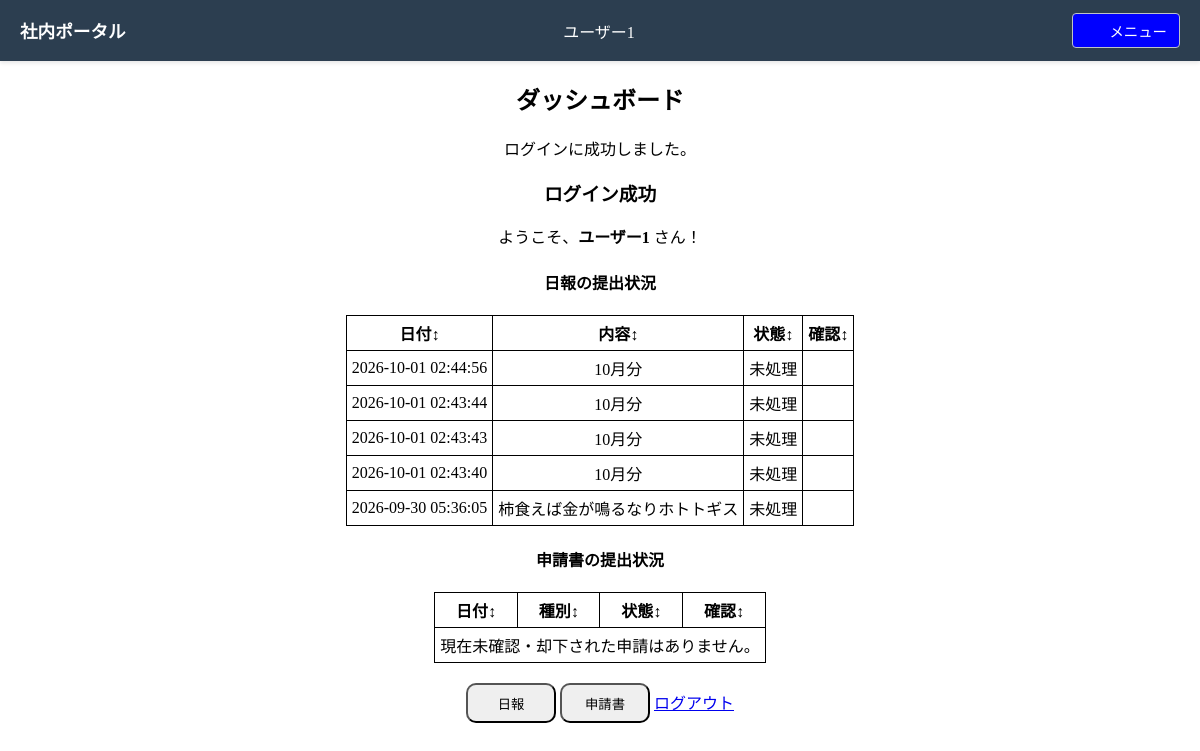
The app's page /index.php?action=dashboard (signed in), older data.
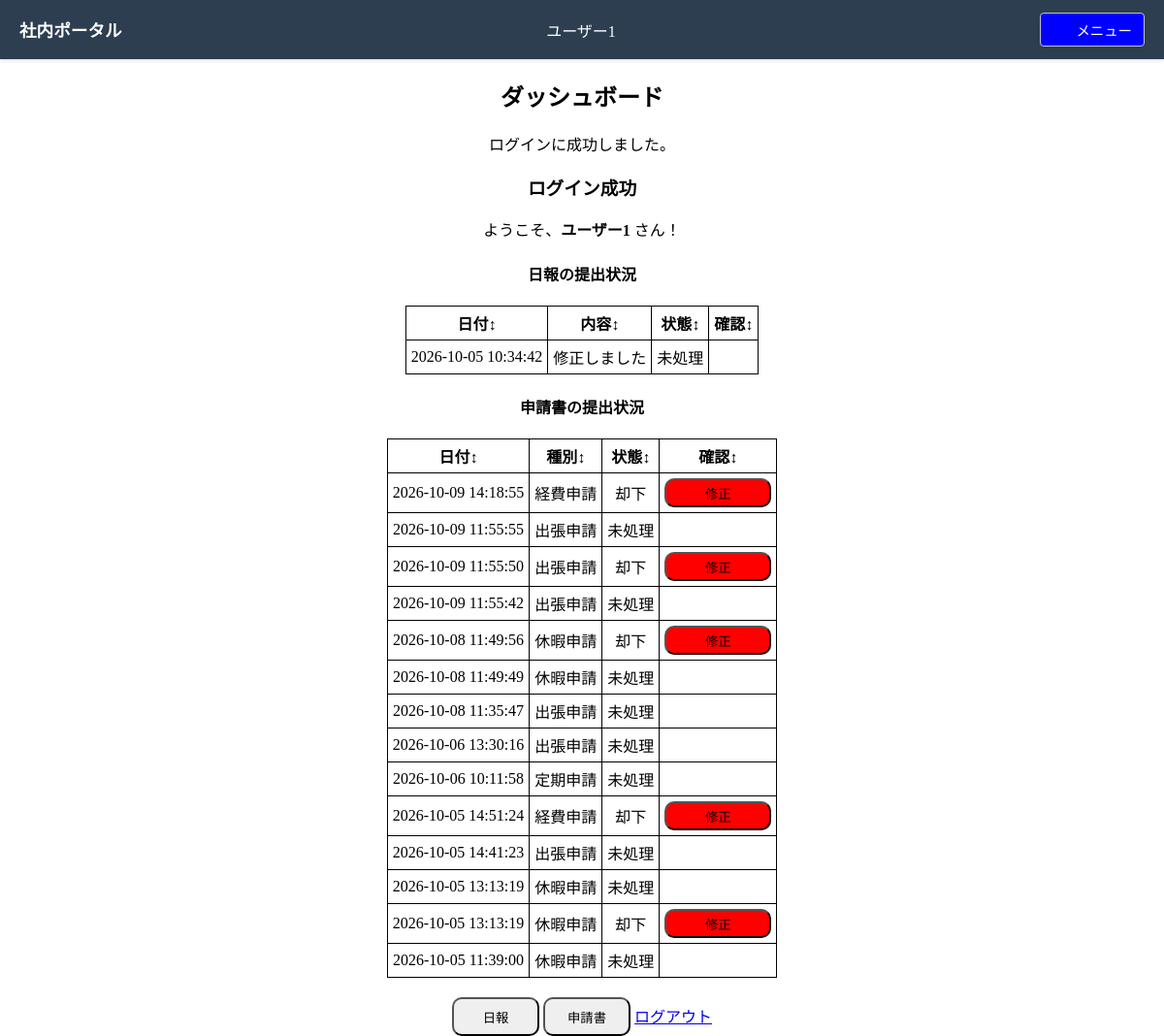
The same page, newer data.
### tables this page shows
CREATE TABLE users (
            id TEXT PRIMARY KEY,
            name TEXT NOT NULL,
            password TEXT NOT NULL
        );

CREATE TABLE reports (
                id INTEGER PRIMARY KEY,
                user_id TEXT NOT NULL,
                writing TEXT NOT NULL,
                status INTEGER NOT NULL,
                created_at DATETIME default current_timestamp,
                updated_at DATETIME default current_timestamp
            );

CREATE TABLE applications (
            id INTEGER PRIMARY KEY,
            user_id TEXT NOT NULL,
            category integer NOT NULL,
            status integer NOT NULL,
            created_at DATETIME default current_timestamp,
            updated_at DATETIME default current_timestamp,
            FOREIGN KEY (user_id) REFERENCES users(id)
        );

CREATE TABLE expense_applications (
            id INTEGER PRIMARY KEY,
            application_id INTEGER NOT NULL,
            expense_date DATE NOT NULL,
            category TEXT NOT NULL,
            payee TEXT NOT NULL,
            amount integer NOT NULL,
            purpose TEXT NOT NULL,
            detail TEXT,
            receipt_path TEXT,
            FOREIGN KEY (application_id) REFERENCES applications(id)
        );

CREATE TABLE trip_applications (
            id INTEGER PRIMARY KEY,
            application_id INTEGER NOT NULL,
            destination TEXT NOT NULL,
            start_date DATE NOT NULL,
            end_date DATE NOT NULL,
            purpose TEXT NOT NULL,
            cost integer NOT NULL,
            lodging integer NOT NULL,
            detail TEXT,
            FOREIGN KEY (application_id) REFERENCES applications(id)
        );

CREATE TABLE rest_applications (
            id INTEGER PRIMARY KEY,
            application_id INTEGER NOT NULL,
            leave_type TEXT NOT NULL,
            target_date DATE NOT NULL,
            reason TEXT,
            memo TEXT,
            FOREIGN KEY (application_id) REFERENCES applications(id)
        );

### views/dashboard.php (the view, shortened to what the rows shown need)
<!DOCTYPE html>
<html lang="ja">
<head>
    <link rel="stylesheet" href="/views/css/input.css">
</head>
<body>
    <header class="portal-header">
        <div class="header-container">
            <div class="header-logo">
                <a href="index.php?action=dashboard">社内ポータル</a>
            </div>
            <div class="header-name">
                <p><?= htmlspecialchars($name, ENT_QUOTES, 'UTF-8') ?></p>
            </div>
            <button type="button" class="menu-toggle-btn" id="menuToggle">
                <span class="btn-text">メニュー</span>
            </button>
        </div>
    </header>
    <div class="container">
        <h2>ダッシュボード</h2>
        <p><?= htmlspecialchars($message, ENT_QUOTES, 'UTF-8') ?></p>
        <h3>ログイン成功</h3>
        <p>ようこそ、<strong><?= htmlspecialchars($name, ENT_QUOTES, 'UTF-8') ?></strong> さん！</p>
        <div>
            <h4>日報の提出状況 </h4>
            <table class="userTable">
                <thead>
                    <tr>
                        <th onclick="sortTable(this,0)">日付<span class="sort-icon">↕</span></th>
                        <th onclick="sortTable(this,1)">内容<span class="sort-icon">↕</span></th>
                        <th onclick="sortTable(this,2)">状態<span class="sort-icon">↕</span></th>
                        <th onclick="sortTable(this,3)">確認<span class="sort-icon">↕</span></th>
                    </tr>
                </thead>
                <tbody>
                    <?php if (!empty($reportStatus)): ?>
                        <?php foreach ($reportStatus as $index => $reportStatusItem): ?>
                            <tr>
                                <td><?= htmlspecialchars($reportStatusItem['created_at'], ENT_QUOTES, 'UTF-8') ?></td>
                                <td><?= htmlspecialchars($reportStatusItem['writing'], ENT_QUOTES, 'UTF-8') ?></td>
                                <td>
                                    <?php if ($reportStatusItem['status'] == 0): ?>
                                        未処理
                                    <?php elseif ($reportStatusItem['status'] == 1): ?>
                                        承認済み
                                    <?php elseif ($reportStatusItem['status'] == 2): ?>
                                        却下
                                    <?php endif; ?>
                                </td>
                                <td>
                                </td>
                            </tr>
                        <?php endforeach; ?>
                    <?php else: ?>
                        <tr>
                            <td colspan="4">現在未確認・却下された日報はありません。</td>
                        </tr>
                    <?php endif; ?>
                </tbody>
            </table>
        </div>
        <div>
            <h4>申請書の提出状況 </h4>
            <table class="userTable">
                <thead>
                    <tr>
                        <th onclick="sortTable(this,0)" style="cursor: pointer;">日付<span class="sort-icon">↕</span></th>
                        <th onclick="sortTable(this,1)" style="cursor: pointer;">種別<span class="sort-icon">↕</span></th>
                        <th onclick="sortTable(this,2)" style="cursor: pointer;">状態<span class="sort-icon">↕</span></th>
                        <th onclick="sortTable(this,3)" style="cursor: pointer;">確認<span class="sort-icon">↕</span></th>
                    </tr>
                </thead>
                <tbody>
                    <?php if (!empty($applicationStatus)): ?>
                        <?php foreach ($applicationStatus as $index => $applicationStatusItem): ?>
                            <tr>
                                <td><?= htmlspecialchars($applicationStatusItem['created_at'], ENT_QUOTES, 'UTF-8') ?></td>
                                <td>
                                    <?php if ($applicationStatusItem['category'] == 1): ?>
                                        休暇申請
                                    <?php elseif ($applicationStatusItem['category'] == 2): ?>
                                        出張申請
                                    <?php elseif ($applicationStatusItem['category'] == 3): ?>
                                        経費申請
                                    <?php elseif ($applicationStatusItem['category'] == 4): ?>
                                        定期申請
                                    <?php endif; ?>
                                </td>
                                <td>
                                    <?php if ($applicationStatusItem['status'] == 0): ?>
                                        未処理
                                    <?php elseif ($applicationStatusItem['status'] == 1): ?>
                                        承認済み
                                    <?php elseif ($applicationStatusItem['status'] == 2): ?>
                                        却下
                                    <?php endif; ?>
                                </td>
                                <td>
                                    <?php if ($applicationStatusItem['status'] == 0): ?>
                                    <?php elseif($applicationStatusItem['status'] ==1): ?>
                                        <form action="index.php?action=staffCheckApplication&id=<?= $applicationStatusItem['id'] ?>" method="POST">
                                            <input type="submit" value="確認" class="btn check">
                                        </form>
                                    <?php elseif ($applicationStatusItem['status'] == 2): ?>
                                        <input type="submit" class="modifyAppBtn btn submit" value="修正"
                                            data-id="<?= htmlspecialchars($applicationStatusItem['id'], ENT_QUOTES, 'UTF-8') ?>"
                                            data-content="
                                                <?php if ($applicationStatusItem['category'] == 1):
                                                        $apps = $rejectedRests;
                                                    elseif ($applicationStatusItem['category'] == 2):
                                                        $apps = $rejectedTrips;
                                                    elseif ($applicationStatusItem['category'] == 3):
                                                        $apps = $rejectedExpens;
                                                    elseif ($applicationStatusItem['category'] == 4):
                                                        $apps = $rejectedRegulars;
                                                    endif;
                                                    foreach($apps as $index => $app):
                                                        if ($app['application_id'] == $applicationStatusItem['id']) {
                                                    ?>
                                                        <?=htmlspecialchars(json_encode($app, JSON_PRETTY_PRINT | JSON_UNESCAPED_UNICODE | JSON_HEX_TAG | JSON_HEX_AMP), ENT_QUOTES, 'UTF-8')?>
                                                    <?php  break;
                                                        }
                                                    endforeach;?>">
                                    <?php endif; ?>
                                </td>
                            </tr>
                        <?php endforeach; ?>
                    <?php else: ?>
                        <tr>
                            <td colspan="4">現在未確認・却下された申請はありません。</td>
                        </tr>
                    <?php endif; ?>
                </tbody>
            </table>
        </div>
        <button class="btn" id="reportBtn">日報</button>
        <button class="btn" id="appBtn">申請書</button>
        <a href="/index.php?action=logout">ログアウト</a>
    </div>
</body>
</html>

Row changes from the older to the newer data that the page shows:
removed reports: created_at "2026-10-01 02:44:56", writing "10月分", status "未処理"
removed reports: created_at "2026-10-01 02:43:44", writing "10月分", status "未処理"
removed reports: created_at "2026-10-01 02:43:43", writing "10月分", status "未処理"
removed reports: created_at "2026-10-01 02:43:40", writing "10月分", status "未処理"
removed reports: created_at "2026-09-30 05:36:05", writing "柿食えば金が鳴るなりホトトギス", status "未処理"
now on this page (row edited): reports: created_at "2026-10-05 10:34:42", writing "修正しました", status "未処理"
added applications: created_at "2026-10-09 14:18:55", category "経費申請", status "却下", id.application_id "修正"
added applications: created_at "2026-10-09 11:55:55", category "出張申請", status "未処理"
added applications: created_at "2026-10-09 11:55:50", category "出張申請", status "却下", id.application_id "修正"
added applications: created_at "2026-10-09 11:55:42", category "出張申請", status "未処理"
added applications: created_at "2026-10-08 11:49:56", category "休暇申請", status "却下", id.application_id "修正"
added applications: created_at "2026-10-08 11:49:49", category "休暇申請", status "未処理"
added applications: created_at "2026-10-08 11:35:47", category "出張申請", status "未処理"
added applications: created_at "2026-10-06 13:30:16", category "出張申請", status "未処理"
added applications: created_at "2026-10-06 10:11:58", category "定期申請", status "未処理"
added applications: created_at "2026-10-05 14:51:24", category "経費申請", status "却下", id.application_id "修正"
added applications: created_at "2026-10-05 14:41:23", category "出張申請", status "未処理"
added applications: created_at "2026-10-05 13:13:19", category "休暇申請", status "未処理"
added applications: created_at "2026-10-05 13:13:19", category "休暇申請", status "却下", id.application_id "修正"
added applications: created_at "2026-10-05 11:39:00", category "休暇申請", status "未処理"
Text that changed along with them:
text no longer shown: "現在未確認・却下された申請はありません。"
